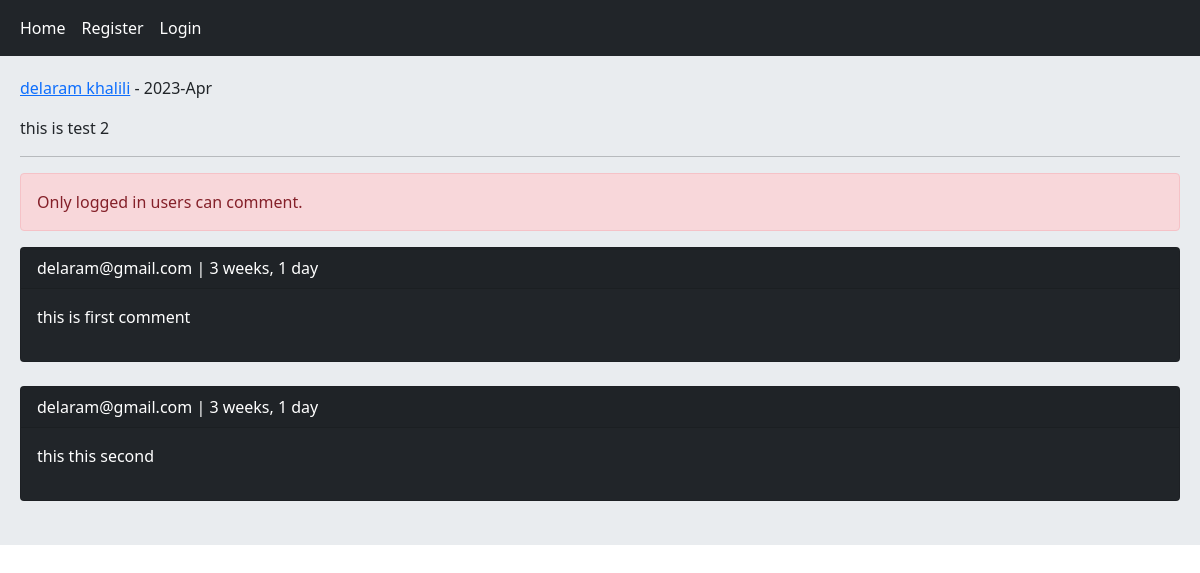
/post/11/this-is-test-2/, run on the app's committed database.
### home/models.py (models this page shows, shortened)
class Post(models.Model):
	user = models.ForeignKey(User, on_delete=models.CASCADE, related_name='posts')
	body = models.TextField()
	slug = models.SlugField()
	title = models.CharField(max_length=100, null=True, blank=True)
	created = models.DateTimeField(auto_now_add=True)
	updated = models.DateTimeField(auto_now=True)
	class Meta:
		ordering = ['-created']

class Comment(models.Model):
	user = models.ForeignKey(User, on_delete=models.CASCADE, related_name='ucomments')
	post = models.ForeignKey(Post, on_delete=models.CASCADE, related_name='pcomments')
	reply = models.ForeignKey('self', on_delete=models.CASCADE, related_name='rcomments', blank=True, null=True)
	is_reply = models.BooleanField(default=False)
	body = models.TextField(max_length=400)
	created = models.DateTimeField(auto_now_add=True)

### accounts/models.py (models this page shows, shortened)
class User(AbstractBaseUser):
    staff_id = models.CharField(max_length=11, unique=True)
    email = models.EmailField(max_length=255, unique=True)
    phone_number = models.CharField(max_length=11)
    full_name = models.CharField(max_length=100)
    is_active = models.BooleanField(default=True)
    is_admin = models.BooleanField(default=False)
    objects = UserManager()
    USERNAME_FIELD = 'staff_id'
    REQUIRED_FIELDS = ['phone_number','email', 'full_name' ]
    def __str__(self):
        return self.email

### home/views.py (the view, shortened to what this page needs)
# urls.py: path('post/<int:post_id>/<slug:post_slug>/', views.PostDetailView.as_view(), name='post_detail'),
class PostDetailView(View):
	form_class = CommentCreateForm
	form_class_reply = CommentReplyForm
	def setup(self, request, *args, **kwargs):
		self.post_instance = get_object_or_404(Post, pk=kwargs['post_id'], slug=kwargs['post_slug'])
		return super().setup(request, *args, **kwargs)
	def get(self, request, *args, **kwargs):
		comments = self.post_instance.pcomments.filter(is_reply=False)
		can_like = False
		if request.user.is_authenticated and self.post_instance.user_can_like(request.user):
			can_like = True
		return render(request, 'home/detail.html', {'post':self.post_instance, 'comments':comments, 'form':self.form_class, 'reply_form':self.form_class_reply, 'can_like':can_like})

### home/templates/home/detail.html (shortened to what this page needs)
{% extends 'base.html' %}
{% block content %}
    <p><a href="{% url 'accounts:user_profile' post.user.id %}">{{ post.user.full_name }}</a> - {{ post.updated|date:"Y-M" }}</p>
    <p>{{ post.body }}</p><hr/>
    {% if request.user.is_authenticated %}
        {% if can_like %}
            <a href="{% url 'home:post_dislike' post.id %}" class=" btn btn-primary col-md-2"> Dislike </a>
        {% else %}
            <a href="{% url 'home:post_like' post.id %}" class=" btn btn-primary col-md-2"> Like </a>
         {% endif %}
        <p>{{ post.likes_count }}  like </p>
        <form action="" method="post">
            {% csrf_token %}
            {{ form.as_p }}
            <input type="submit" value="Send">
        </form> <br/>
    {% else %}
        <p class="alert alert-danger">Only logged in users can comment.</p>
    {% endif %}
    {% for comment in comments %}
        <div class="card bg-dark text-white">
            <p class="card-header">{{ comment.user }} | {{ comment.created|timesince }}</p>
            <p class="card-body">{{ comment.body }}</p>
        </div><br/>
    {% empty %}
        <p>No comments yet!</p>
    {% endfor %}
{% endblock %}

### data on the page
Post: user.full_name "delaram khalili", updated "2023-Apr", body "this is test 2"
Comment: user "delaram@gmail.com", created "3 weeks, 1 day", body "this is first comment"
Comment: user "delaram@gmail.com", created "3 weeks, 1 day", body "this this second"
